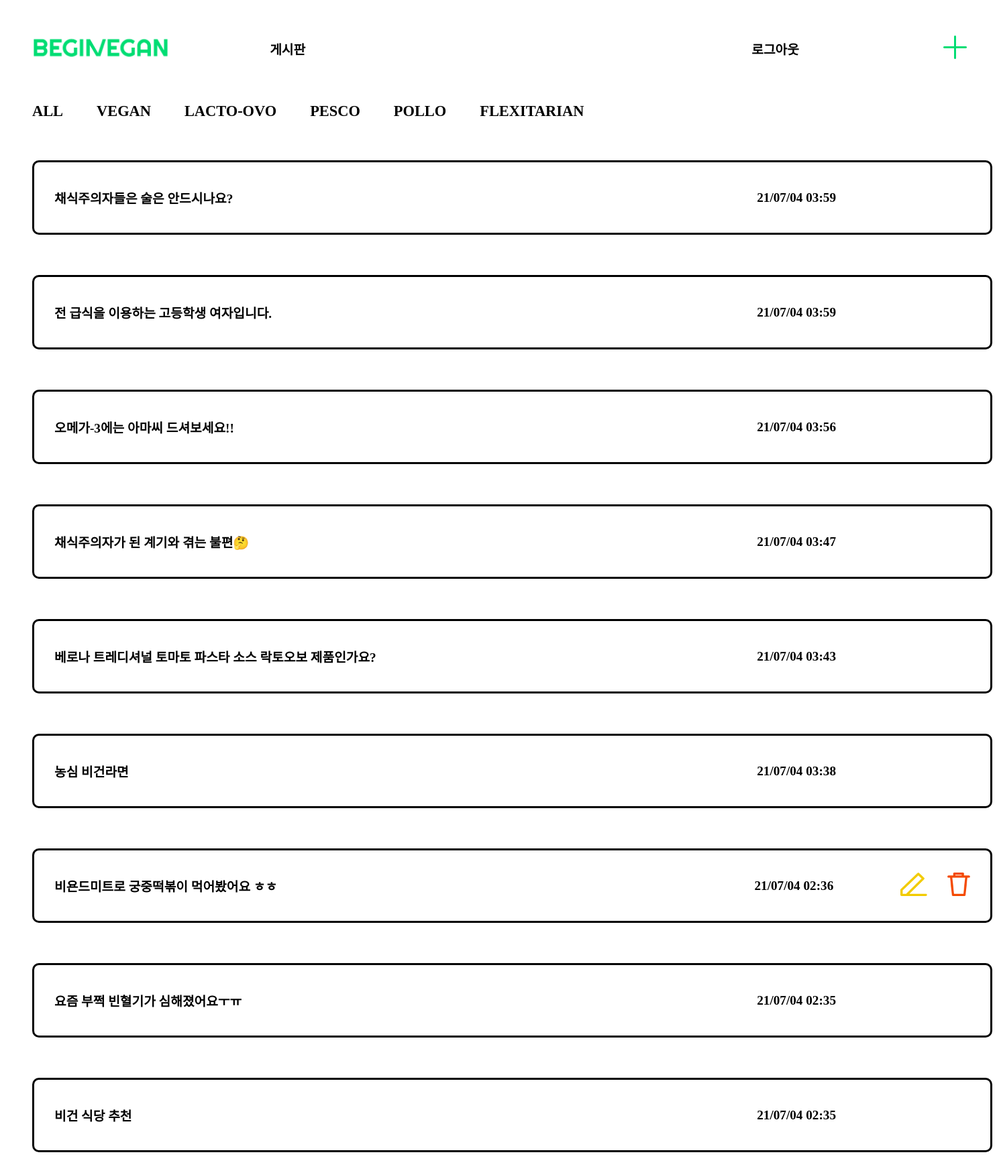
/category/post/list (signed in), run on the app's committed database.
### begin_vegan/models.py (models this page shows)
class Post(models.Model):
    ALL = '전체'
    VEGAN = '비건'
    LACTO_OVO = '락토-오보'
    PESCO = '페스코'
    POLLO = '폴로'
    FLEXITARIAN = '플렉시테리언'
    TENDENCY = [
        (ALL, '전체'),
        (VEGAN, '비건'),
        (LACTO_OVO, '락토-오보'),
        (PESCO, '페스코'),
        (POLLO, '폴로'),
        (FLEXITARIAN, '플렉시테리언'),
    ]
    user = models.ForeignKey(Profile, on_delete=models.CASCADE)
    title = models.CharField(max_length=100)
    content = models.CharField(max_length=200)
    date = models.DateTimeField(auto_now_add=True)
    category = models.CharField(max_length=6, choices=TENDENCY, default=FLEXITARIAN)
    photo = models.ImageField(blank=True, null=True)
    def __str__(self):
        return self.title
    class Meta:
        ordering = ['-date']

### begin_vegan/views.py (the view)
# urls.py: path('category/post/list', views.PostListView.as_view(), name='post_list'),
class PostListView(generic.ListView):
    model = Post

### accounts/models.py (called while the page is built)
    def __str__(self):
        return f'{self.user.username}'

### begin_vegan/templatetags/begin_vegan_filters.py (called while the page is built)
@register.filter
@stringfilter
def trim(value):
    return value.strip()

### begin_vegan/templates/begin_vegan/post_list.html (shortened to what this page needs)
{% extends 'base.html' %}
{% block content %}
{% include 'begin_vegan/category.html' %}
{% load begin_vegan_filters %}
{% for post in post_list %}
<a href="{% url 'begin_vegan:post_detail' pk=post.pk %}">
<div class="post_list_container">
    <span class="post_title">{{ post }}</span>
    <div class="post_list_div">
        <span class="post_date">{{ post.date|date:'y/m/d h:i' }}</span>
        {% if user.username|stringformat:"s" == post.user|trim|stringformat:"s" %}
            <a href="{% url 'begin_vegan:post_update' pk=post.pk %}"><img class="basic_icon" src="/static/assets/modify_icon.png" alt="수정"></a></td>
            <a href="{% url 'begin_vegan:post_delete' pk=post.pk %}"><img class="delete_icon" src="/static/assets/delete_icon.png" alt="삭제"></a></td>
        {% else %}
            <span style="margin-right: 100px;"></span>
        {% endif %}
    </div>
</div>
</a>
{% endfor %}
{% endblock %}

### begin_vegan/templates/base.html (shortened to what this page needs)
<!DOCTYPE html>
<html lang="en">
<head>
    {% load static %}
    <link rel="stylesheet" href="{% static 'style.css' %}">
</head>
<body>
{% block content %}
{% endblock %}
</body>
</html>

### begin_vegan/templates/begin_vegan/category.html (shortened to what this page needs)
{% extends 'base.html' %}
{% block content %}
{% include 'begin_vegan/header.html' %}
    <nav class="category_container">
        <ul>
            <li class="all">
                <a href="{% url 'begin_vegan:post_list' %}">ALL</a>
            </li>
            <li class="vegan">
                <a href="/post/?category=비건">VEGAN</a>
            </li>
            <li class="lacto_ovo">
                <a href="/post/?category=락토-오보">LACTO-OVO</a>
            </li>
            <li class="pesco">
                <a href="/post/?category=페스코">PESCO</a>
            </li>
            <li class="pollo">
                <a href="/post/?category=폴로">POLLO</a>
            </li>
            <li class="flexitarian">
                <a href="/post/?category=플렉시테리언">FLEXITARIAN</a>
            </li>
        </ul>
    </nav>
{% endblock %}

### begin_vegan/templates/begin_vegan/header.html (shortened to what this page needs)
{% extends 'base.html' %}
{% block content %}
<nav class="nav_container">
    <a href="{% url 'begin_vegan:index' %}"><img style="height: 45px" class="logo" src="/static/assets/logo.png" alt="BEGINVEGAN"></a>
    <div class="menu">
        <a class="board_menu" href="/category/post/list">게시판</a>
    </div>
    <div class="menu">
        {% if user.is_authenticated %}
            <a class="login_logout_menu" href="{% url 'accounts:logout' %}">로그아웃</a>
        {% else %}
            <a class="login_logout_menu" href="{% url 'accounts:login' %}">로그인</a>
            <a class="register_menu" href="{% url 'accounts:register' %}">회원가입</a>
        {% endif %}
    </div>
    <div class="header_icon">
        <a href="{% url 'begin_vegan:post_create' %}"><img class="basic_icon" src="/static/assets/add_icon.png" alt="글 작성하기"></a>
    </div>
</nav>
{% endblock %}

### begin_vegan/static/style.css (style rules this page uses)
.nav_container { display: flex; justify-content: space-between; padding: 40px; align-items: center; }
.menu { flex-grow: 2; margin-left: 150px; font-weight: bold; font-size: 1.2rem; }
.board_menu { margin-right: 100px; }
.login_logout_menu { margin-left: 200px; }
.post_list_container { display: flex; justify-content: space-between; margin: 40px; margin-top: 60px; margin-bottom: 60px; padding: 30px; width: 1365px; height: 45px; border-radius: 10px; font-weight: bold; font-size: 1.2rem; border: solid; align-items: center; }
.post_list_div { display: flex; align-items: center; }
.post_date { display: inline; text-align: right; margin-right: 100px; }
ul { list-style: none; display: flex; justify-content: flex-start; }
li { margin-right: 50px; font-weight: bold; font-size: 1.4rem; }
a { text-decoration: none; color: black; }
.logo { height: 30px; flex-grow: 1; }
.basic_icon { height: 35px; }
.delete_icon { height: 35px; margin-left: 30px; }

### data on the page
Post: title "채식주의자들은 술은 안드시나요?", date "21/07/04 03:59"
Post: title "전 급식을 이용하는 고등학생 여자입니다.", date "21/07/04 03:59"
Post: title "오메가-3에는 아마씨 드셔보세요!!", date "21/07/04 03:56"
Post: title "채식주의자가 된 계기와 겪는 불편🤔", date "21/07/04 03:47"
Post: title "베로나 트레디셔널 토마토 파스타 소스 락토오보 제품인가요?", date "21/07/04 03:43"
Post: title "농심 비건라면", date "21/07/04 03:38"
Post: title "비욘드미트로 궁중떡볶이 먹어봤어요 ㅎㅎ", date "21/07/04 02:36"
Post: title "요즘 부쩍 빈혈기가 심해졌어요ㅜㅠ", date "21/07/04 02:35"
Post: title "비건 식당 추천", date "21/07/04 02:35"
